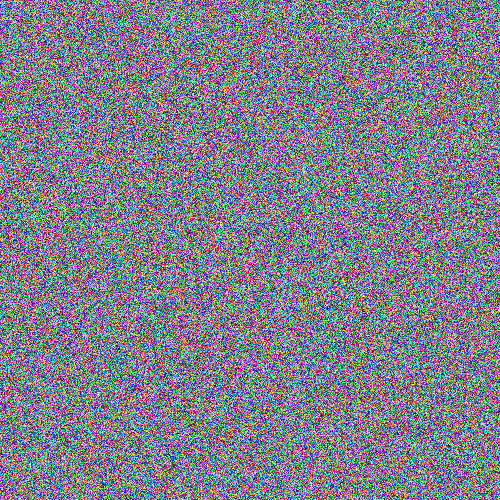
Frame 1 (no input)
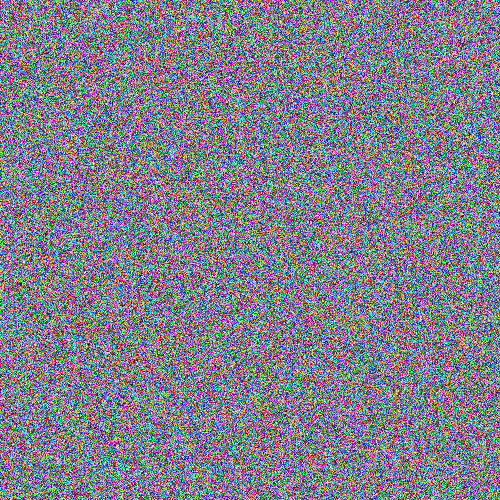
Frame 60 (the mouse pressed at the canvas centre just before this capture)
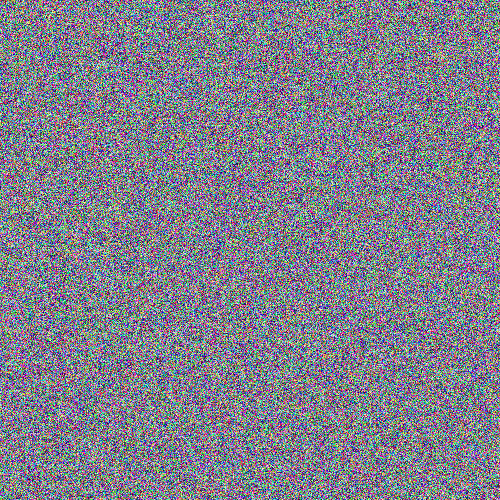
Frame 120 (the mouse held since frame 60 and released just before this capture)

The Processing sketch that drew these frames (run headless with seeded random() and noise(); from frame 60 on, the mouse is pressed at the canvas centre):

// Processing sketch: sketch_170201a
// ── sketch_170201a.pde
//aaaaaaaaaaaaaaaaaaaaaaaaaaaaaaaaaaaaaaaaaaaaaaaaaaaaaaaaaaaaaaaaaaaaaaaaaaaaaaaaaaaaaaaaaaaaaaaaaaaaaaaaaaaaaaaaaaaaaaaaaaaaaaaaaaaaaaaaaaaa
//void setup(){size(100,100);}void draw(){set(r(width),r(height),color(r(255),r(255),r(255)));}int r(int e){return(int)random(e);}
void setup(){size(500,500);}void draw(){loadPixels();for(int i=0;i<pixels.length;)pixels[i++]+=(int)random(pow(2,31));updatePixels();}
